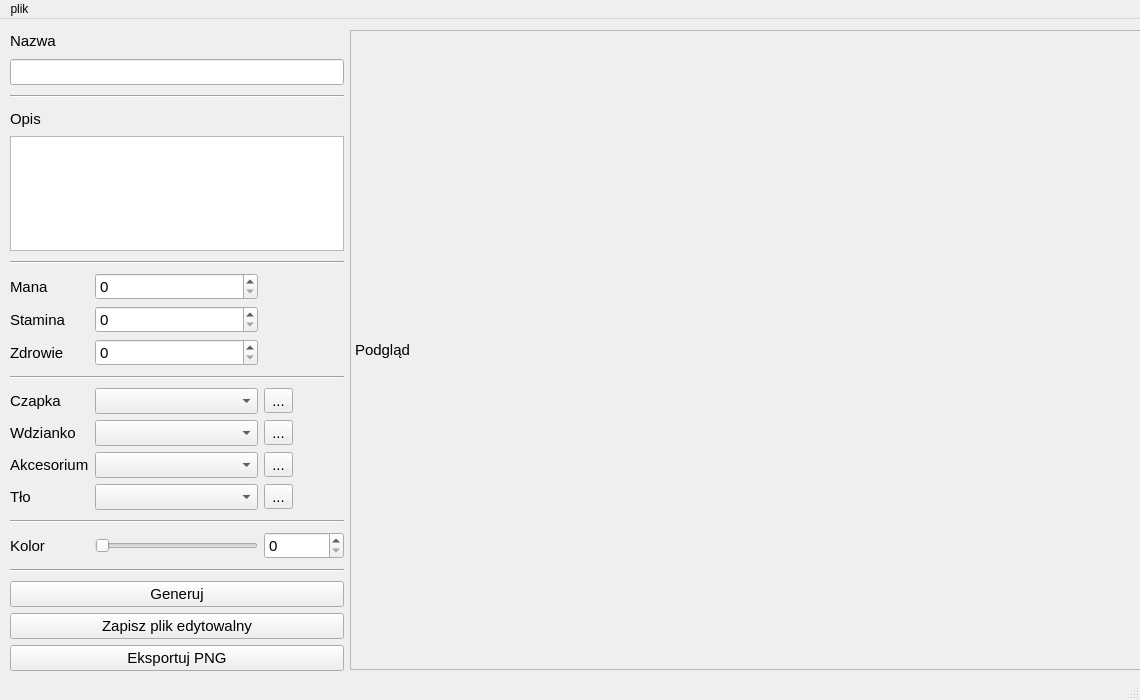
<?xml version="1.0" encoding="UTF-8"?>
<ui version="4.0">
 <class>MainWindow</class>
 <widget class="QMainWindow" name="MainWindow">
  <property name="geometry">
   <rect>
    <x>0</x>
    <y>0</y>
    <width>1140</width>
    <height>700</height>
   </rect>
  </property>
  <property name="windowTitle">
   <string>MainWindow</string>
  </property>
  <widget class="QWidget" name="centralwidget">
   <property name="font">
    <font>
     <pointsize>11</pointsize>
    </font>
   </property>
   <widget class="QWidget" name="layoutWidget">
    <property name="geometry">
     <rect>
      <x>10</x>
      <y>10</y>
      <width>1140</width>
      <height>642</height>
     </rect>
    </property>
    <layout class="QGridLayout" name="gridLayout">
     <item row="15" column="0">
      <widget class="QLabel" name="labelColor">
       <property name="text">
        <string>Kolor</string>
       </property>
      </widget>
     </item>
     <item row="13" column="0">
      <widget class="QLabel" name="labelBackground">
       <property name="text">
        <string>Tło</string>
       </property>
      </widget>
     </item>
     <item row="12" column="2">
      <widget class="QToolButton" name="toolButton_3">
       <property name="text">
        <string>...</string>
       </property>
      </widget>
     </item>
     <item row="18" column="0" colspan="3">
      <widget class="QPushButton" name="buttonSave">
       <property name="text">
        <string>Zapisz plik edytowalny</string>
       </property>
      </widget>
     </item>
     <item row="11" column="0">
      <widget class="QLabel" name="labelBody">
       <property name="text">
        <string>Wdzianko</string>
       </property>
      </widget>
     </item>
     <item row="15" column="1">
      <widget class="QSlider" name="inputColor">
       <property name="orientation">
        <enum>Qt::Horizontal</enum>
       </property>
      </widget>
     </item>
     <item row="17" column="0" colspan="3">
      <widget class="QPushButton" name="buttonGenerate">
       <property name="text">
        <string>Generuj</string>
       </property>
      </widget>
     </item>
     <item row="2" column="0" colspan="3">
      <widget class="Line" name="line1">
       <property name="minimumSize">
        <size>
         <width>0</width>
         <height>10</height>
        </size>
       </property>
       <property name="orientation">
        <enum>Qt::Horizontal</enum>
       </property>
      </widget>
     </item>
     <item row="8" column="1">
      <widget class="QSpinBox" name="inputHealth">
       <property name="maximum">
        <number>100</number>
       </property>
      </widget>
     </item>
     <item row="16" column="0" colspan="3">
      <widget class="Line" name="line5">
       <property name="minimumSize">
        <size>
         <width>0</width>
         <height>10</height>
        </size>
       </property>
       <property name="orientation">
        <enum>Qt::Horizontal</enum>
       </property>
      </widget>
     </item>
     <item row="0" column="0">
      <widget class="QLabel" name="labelName">
       <property name="text">
        <string>Nazwa</string>
       </property>
      </widget>
     </item>
     <item row="1" column="0" colspan="3">
      <widget class="QLineEdit" name="inputName">
       <property name="text">
        <string/>
       </property>
       <property name="maxLength">
        <number>23</number>
       </property>
      </widget>
     </item>
     <item row="4" column="0" colspan="3">
      <widget class="QPlainTextEdit" name="inputDesc">
       <property name="maximumSize">
        <size>
         <width>16777215</width>
         <height>115</height>
        </size>
       </property>
       <property name="horizontalScrollBarPolicy">
        <enum>Qt::ScrollBarAlwaysOff</enum>
       </property>
       <property name="plainText">
        <string/>
       </property>
      </widget>
     </item>
     <item row="5" column="0" colspan="3">
      <widget class="Line" name="line2">
       <property name="minimumSize">
        <size>
         <width>0</width>
         <height>10</height>
        </size>
       </property>
       <property name="orientation">
        <enum>Qt::Horizontal</enum>
       </property>
      </widget>
     </item>
     <item row="6" column="0">
      <widget class="QLabel" name="labelMana">
       <property name="text">
        <string>Mana</string>
       </property>
      </widget>
     </item>
     <item row="8" column="0">
      <widget class="QLabel" name="labelHealth">
       <property name="text">
        <string>Zdrowie</string>
       </property>
      </widget>
     </item>
     <item row="3" column="0">
      <widget class="QLabel" name="labelDesc">
       <property name="text">
        <string>Opis</string>
       </property>
      </widget>
     </item>
     <item row="10" column="0">
      <widget class="QLabel" name="labelHat">
       <property name="text">
        <string>Czapka</string>
       </property>
      </widget>
     </item>
     <item row="12" column="0">
      <widget class="QLabel" name="labelAccessory">
       <property name="text">
        <string>Akcesorium</string>
       </property>
      </widget>
     </item>
     <item row="13" column="1">
      <widget class="QComboBox" name="inputBackground">
       <item>
        <property name="text">
         <string/>
        </property>
       </item>
       <item>
        <property name="text">
         <string>Niebo</string>
        </property>
       </item>
       <item>
        <property name="text">
         <string>Ogień</string>
        </property>
       </item>
       <item>
        <property name="text">
         <string>Inne</string>
        </property>
       </item>
      </widget>
     </item>
     <item row="19" column="0" colspan="3">
      <widget class="QPushButton" name="buttonExport">
       <property name="text">
        <string>Eksportuj PNG</string>
       </property>
      </widget>
     </item>
     <item row="0" column="3" rowspan="20">
      <widget class="QLabel" name="labelImagePreview">
       <property name="minimumSize">
        <size>
         <width>800</width>
         <height>640</height>
        </size>
       </property>
       <property name="maximumSize">
        <size>
         <width>800</width>
         <height>640</height>
        </size>
       </property>
       <property name="autoFillBackground">
        <bool>false</bool>
       </property>
       <property name="frameShape">
        <enum>QFrame::StyledPanel</enum>
       </property>
       <property name="text">
        <string>Podgląd</string>
       </property>
      </widget>
     </item>
     <item row="12" column="1">
      <widget class="QComboBox" name="inputAccessory">
       <item>
        <property name="text">
         <string/>
        </property>
       </item>
       <item>
        <property name="text">
         <string>Mag</string>
        </property>
       </item>
       <item>
        <property name="text">
         <string>Rycerz</string>
        </property>
       </item>
       <item>
        <property name="text">
         <string>Romantyk</string>
        </property>
       </item>
       <item>
        <property name="text">
         <string>Inne</string>
        </property>
       </item>
      </widget>
     </item>
     <item row="13" column="2">
      <widget class="QToolButton" name="toolButton_4">
       <property name="text">
        <string>...</string>
       </property>
      </widget>
     </item>
     <item row="7" column="1">
      <widget class="QSpinBox" name="inputStamina">
       <property name="maximum">
        <number>100</number>
       </property>
      </widget>
     </item>
     <item row="7" column="0">
      <widget class="QLabel" name="labelStamina">
       <property name="text">
        <string>Stamina</string>
       </property>
      </widget>
     </item>
     <item row="10" column="1">
      <widget class="QComboBox" name="inputHat">
       <item>
        <property name="text">
         <string/>
        </property>
       </item>
       <item>
        <property name="text">
         <string>Mag</string>
        </property>
       </item>
       <item>
        <property name="text">
         <string>Rycerz</string>
        </property>
       </item>
       <item>
        <property name="text">
         <string>Romantyk</string>
        </property>
       </item>
       <item>
        <property name="text">
         <string>Inne</string>
        </property>
       </item>
      </widget>
     </item>
     <item row="10" column="2">
      <widget class="QToolButton" name="toolButton">
       <property name="text">
        <string>...</string>
       </property>
      </widget>
     </item>
     <item row="14" column="0" colspan="3">
      <widget class="Line" name="line4">
       <property name="minimumSize">
        <size>
         <width>0</width>
         <height>10</height>
        </size>
       </property>
       <property name="orientation">
        <enum>Qt::Horizontal</enum>
       </property>
      </widget>
     </item>
     <item row="11" column="1">
      <widget class="QComboBox" name="inputBody">
       <item>
        <property name="text">
         <string/>
        </property>
       </item>
       <item>
        <property name="text">
         <string>Mag</string>
        </property>
       </item>
       <item>
        <property name="text">
         <string>Rycerz</string>
        </property>
       </item>
       <item>
        <property name="text">
         <string>Romantyk</string>
        </property>
       </item>
       <item>
        <property name="text">
         <string>Inne</string>
        </property>
       </item>
      </widget>
     </item>
     <item row="9" column="0" colspan="3">
      <widget class="Line" name="line3">
       <property name="minimumSize">
        <size>
         <width>0</width>
         <height>10</height>
        </size>
       </property>
       <property name="orientation">
        <enum>Qt::Horizontal</enum>
       </property>
      </widget>
     </item>
     <item row="15" column="2">
      <widget class="QSpinBox" name="colorInputNumber">
       <property name="minimumSize">
        <size>
         <width>80</width>
         <height>0</height>
        </size>
       </property>
       <property name="maximum">
        <number>360</number>
       </property>
      </widget>
     </item>
     <item row="11" column="2">
      <widget class="QToolButton" name="toolButton_2">
       <property name="text">
        <string>...</string>
       </property>
      </widget>
     </item>
     <item row="6" column="1">
      <widget class="QSpinBox" name="inputMana">
       <property name="maximum">
        <number>100</number>
       </property>
      </widget>
     </item>
    </layout>
   </widget>
  </widget>
  <widget class="QMenuBar" name="menubar">
   <property name="geometry">
    <rect>
     <x>0</x>
     <y>0</y>
     <width>1140</width>
     <height>26</height>
    </rect>
   </property>
   <widget class="QMenu" name="menuplik">
    <property name="title">
     <string>plik</string>
    </property>
    <addaction name="actionotw_rz"/>
   </widget>
   <addaction name="menuplik"/>
  </widget>
  <widget class="QStatusBar" name="statusbar"/>
  <action name="actionotw_rz">
   <property name="text">
    <string>otwórz</string>
   </property>
  </action>
 </widget>
 <resources/>
 <connections/>
</ui>
